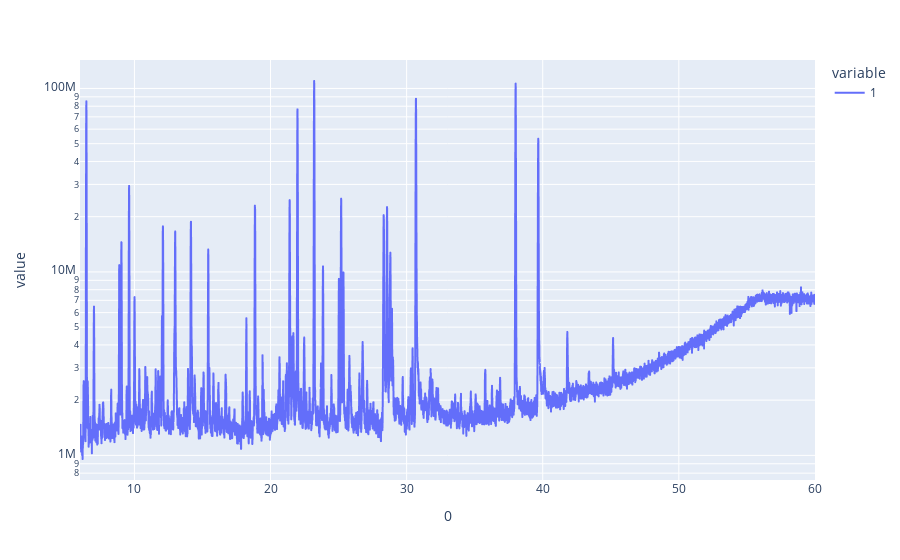

Notebook code for this chart:
### Markdown cell above
Affichage des données en logarithme

### Code cell
df.plot(log_y = True)

### Figure 1 — Plotly figure (JSON) as saved in the notebook; plotly's stock layout.template omitted (floating-point values rounded to 4 significant figures; data arrays with more than 128 entries replaced by an {"elided": "..."} marker saying what was removed)
{"data": [{"hovertemplate": "variable=1<br>0=%{x}<br>value=%{y}<extra></extra>", "legendgroup": "1", "line": {"color": "#636efa", "dash": "solid"}, "mode": "lines", "name": "1", "showlegend": true, "type": "scattergl", "x": {"elided": "9150 float values"}, "xaxis": "x", "y": {"elided": "9150 float values"}, "yaxis": "y"}], "layout": {"legend": {"title": {"text": "variable"}, "tracegroupgap": 0}, "margin": {"t": 60}, "xaxis": {"anchor": "y", "domain": [0, 1], "title": {"text": "0"}}, "yaxis": {"anchor": "x", "domain": [0, 1], "title": {"text": "value"}, "type": "log"}}}
